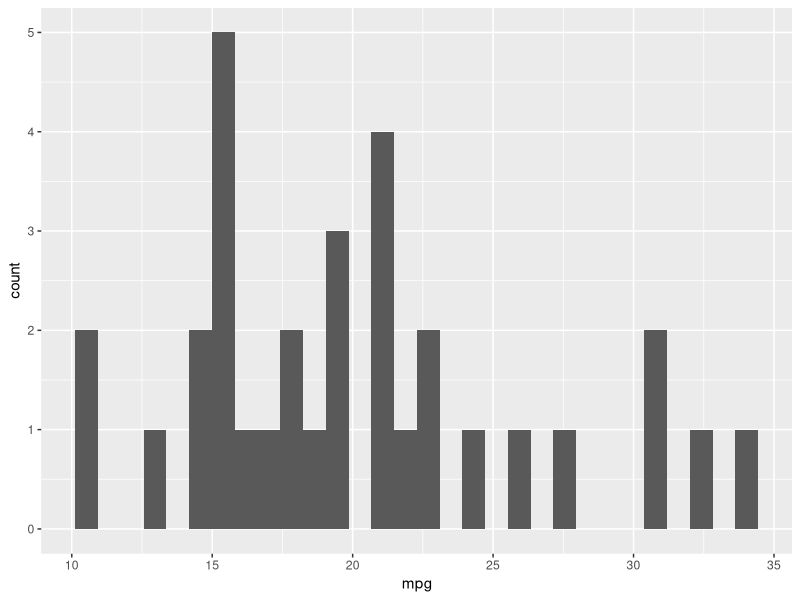
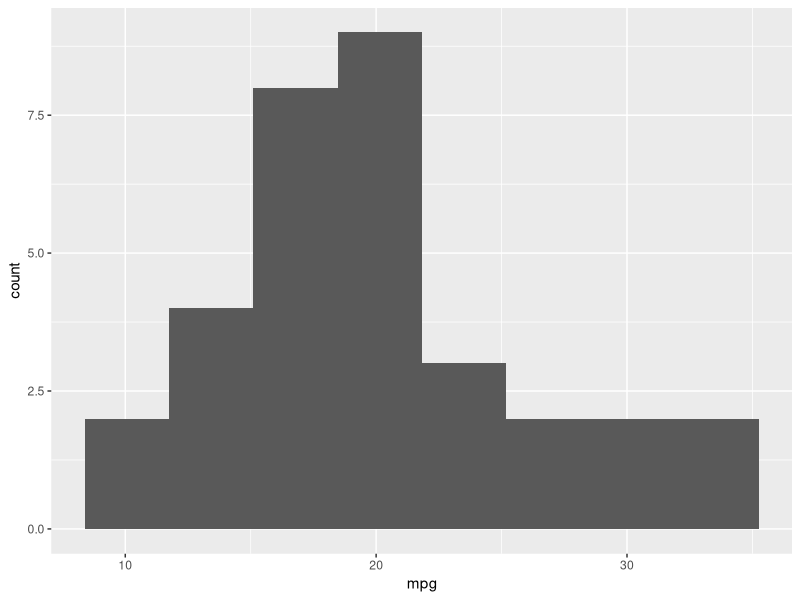
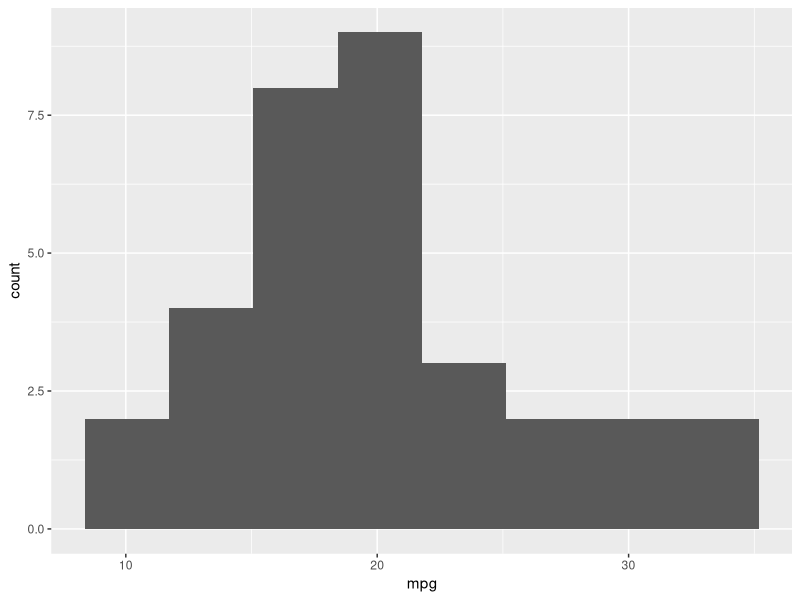
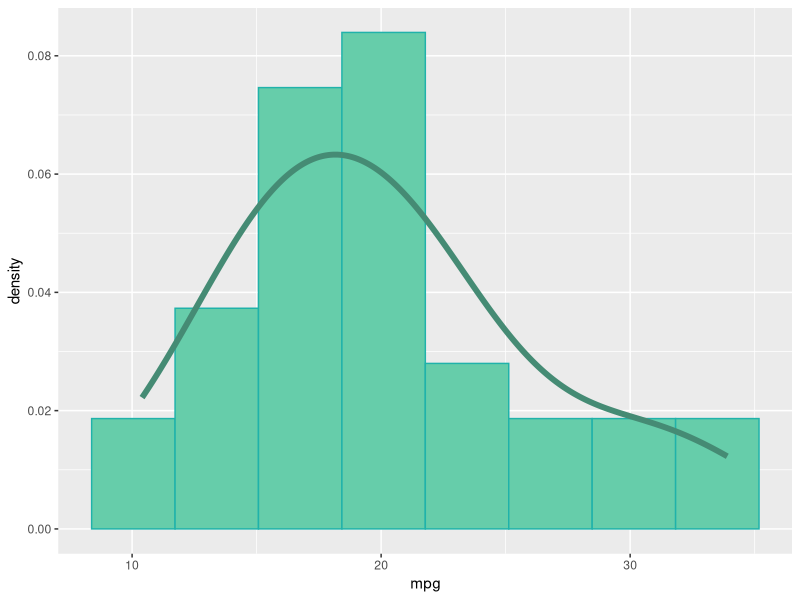
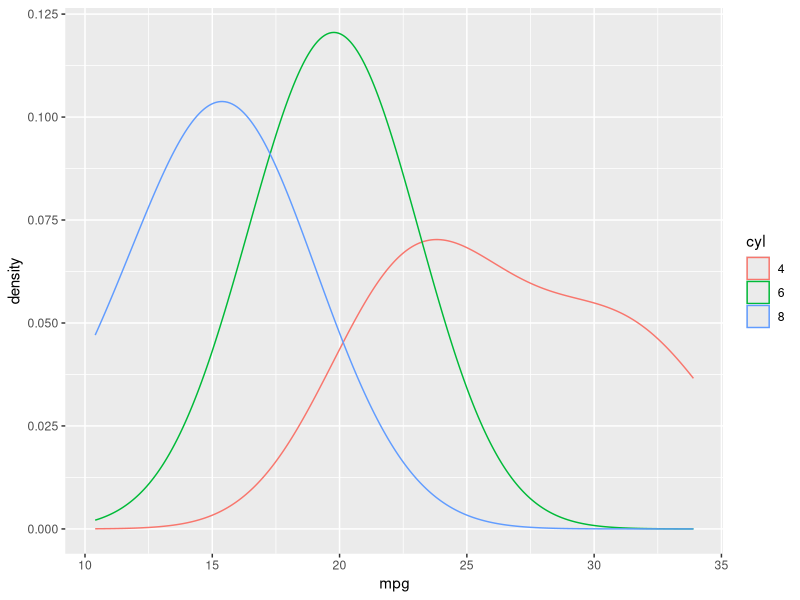
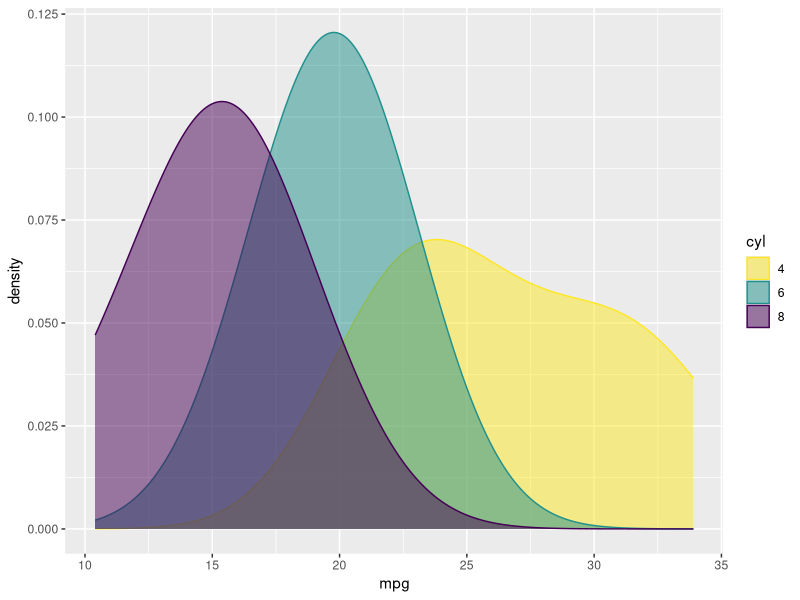

R code for these plots, in order:
## ---- chunk 1
library(tidyverse)
mtcars |> 
  ggplot(aes(x = mpg)) +
  geom_histogram()
## ---- chunk 2
mtcars |> 
  ggplot(aes(x = mpg)) +
  geom_histogram(bins = 8)
## ---- chunk 3
mtcars |> 
  ggplot(aes(x = mpg)) +
  geom_histogram(binwidth = 3.35)
## ---- chunk 4
mtcars |> 
  ggplot(aes(x = mpg)) +
  geom_histogram(aes(y = after_stat(density)), binwidth = 3.35, fill = "aquamarine3", color = "lightseagreen") +
  geom_density(bw = 3.35, color = "aquamarine4", linewidth = 2)
## ---- chunk 5
mtcars |> 
  mutate(cyl = as.factor(cyl)) |> 
  ggplot(aes(x = mpg, color = cyl)) +
  geom_density(bw = 3)
## ---- chunk 6
mtcars |> 
  mutate(cyl = as.factor(cyl)) |> 
  ggplot(aes(x = mpg, color = cyl, fill = cyl)) +
  geom_density(bw = 3, alpha = 0.5) +
  scale_color_viridis_d(direction = -1) +
  scale_fill_viridis_d(direction = -1)
